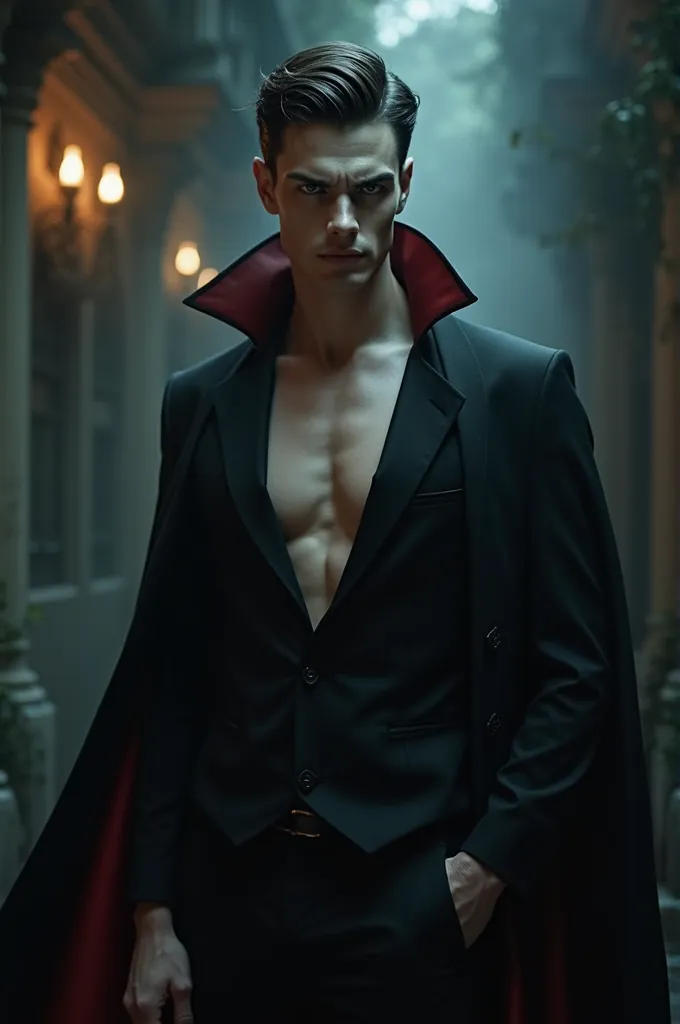
//> input picture img2.bmp, 680 x 1024 px
$ ./binarization   (built with g++ and OpenCV 4)
//> lines starting //> are read from the running program, lines starting //| are printed output that depends on the picture; after the words box and inside, x2 and y2 are one past the last pixel; in counts of white or black regions, pixels touching at a corner belong together
#include "opencv2/opencv.hpp"
#include <iostream>

using namespace cv;
using namespace std;

String folder = "/home/test/Desktop/opencv/opencv/cppOpen/build/data/";

int main()
{
    // 첫 번째 이미지 읽기 (그레이스케일로)
    Mat src = imread(folder + "img2.bmp", IMREAD_GRAYSCALE);
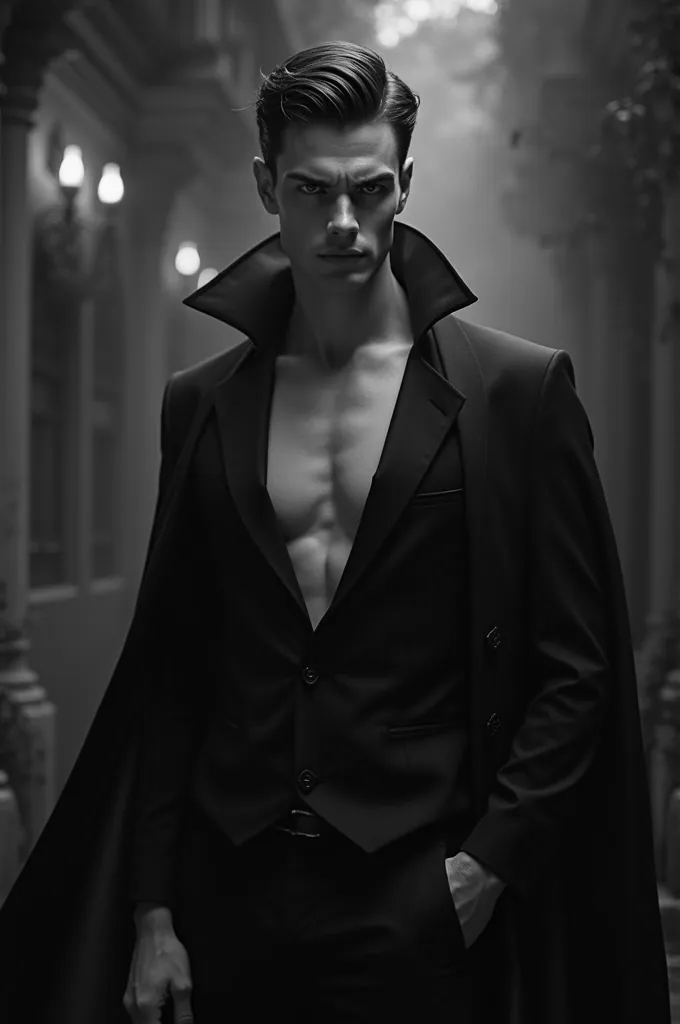
//> src: 1024 rows x 680 cols, CV_8UC1; min 0, max 252, mean 42.3
    Mat dst, dst2, morphClose, morphOpen;

    if (src.empty()) {
        cout << "이미지를 열 수 없거나 찾을 수 없습니다!" << endl;
        return -1;
    }

    // Otsu의 이진화 적용
    threshold(src, dst, 0, 255, THRESH_BINARY | THRESH_OTSU);
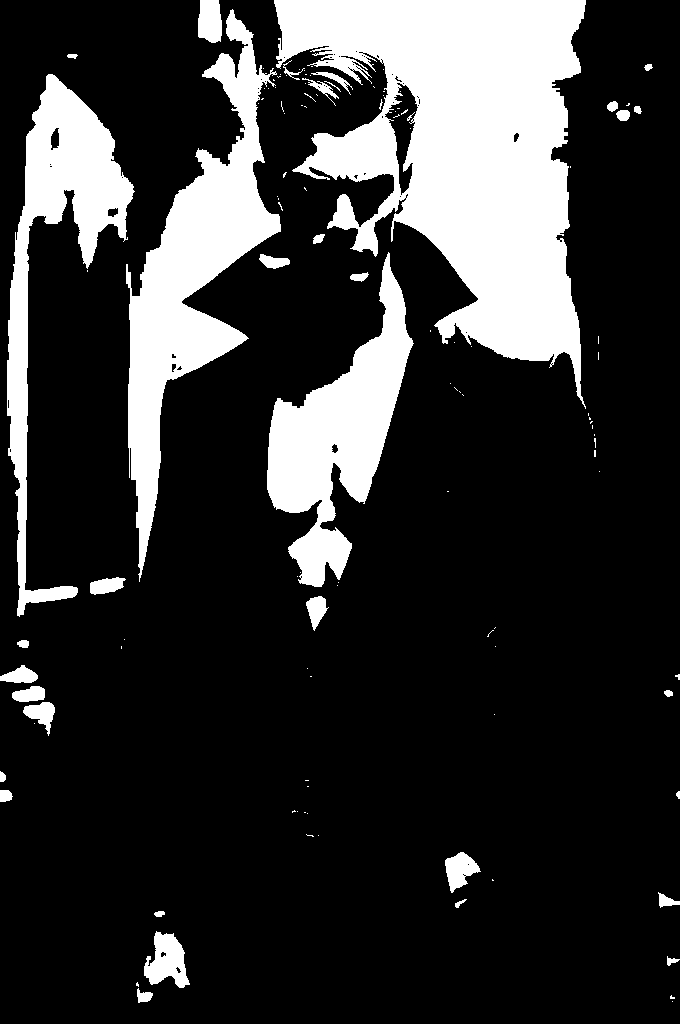
//> dst: 1024 rows x 680 cols, CV_8UC1; 20% white; 120 white regions (86 under 20 px), largest, box (x1, y1, x2, y2) and area: (274, 0, 586, 409) 67065, (126, 9, 281, 582) 26962, (267, 252, 414, 587) 19440

    // 적응형 이진화 적용
    adaptiveThreshold(src, dst2, 255, ADAPTIVE_THRESH_GAUSSIAN_C, THRESH_BINARY, 11, 2);
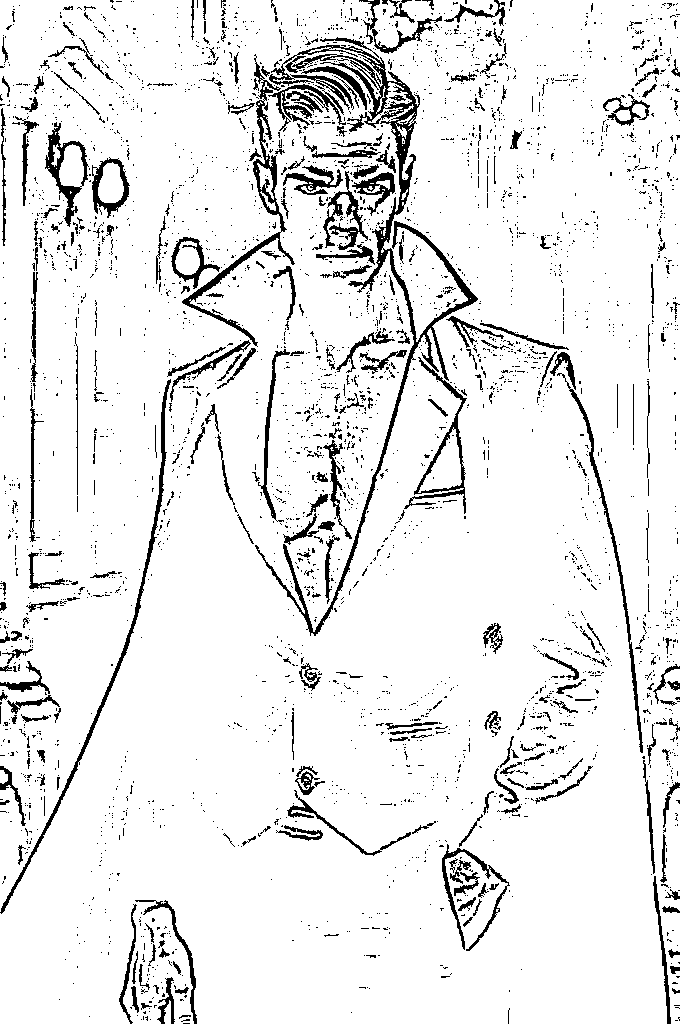
//> dst2: 1024 rows x 680 cols, CV_8UC1; 91.6% white; 3478 black regions (3190 under 20 px), largest, box (x1, y1, x2, y2) and area: (255, 45, 478, 636) 8049, (182, 54, 295, 347) 2378, (0, 379, 171, 914) 2093

    // 형태학적 변환을 위한 커널 생성
    Mat kernel = getStructuringElement(MORPH_RECT, Size(5, 5));

    // Morphological Open 및 Close
    morphologyEx(dst, morphOpen, MORPH_OPEN, kernel);
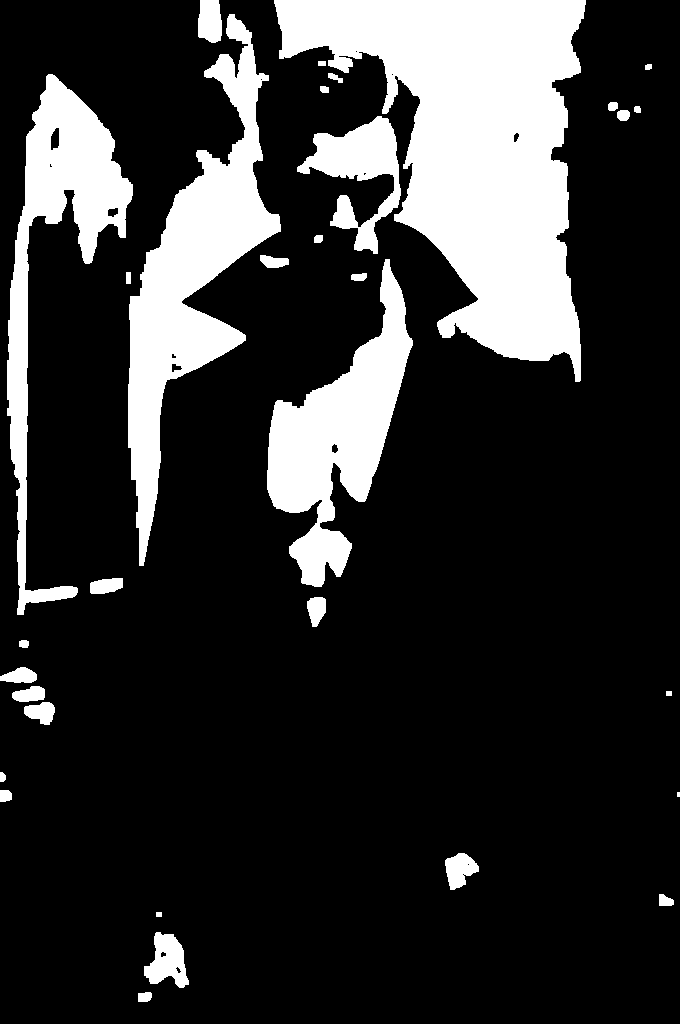
//> morphOpen: 1024 rows x 680 cols, CV_8UC1; 19.6% white; 32 white regions (1 under 20 px), largest, box (x1, y1, x2, y2) and area: (274, 0, 586, 382) 59953, (128, 14, 281, 566) 26527, (267, 259, 413, 587) 19352
    morphologyEx(dst2, morphClose, MORPH_CLOSE, kernel);
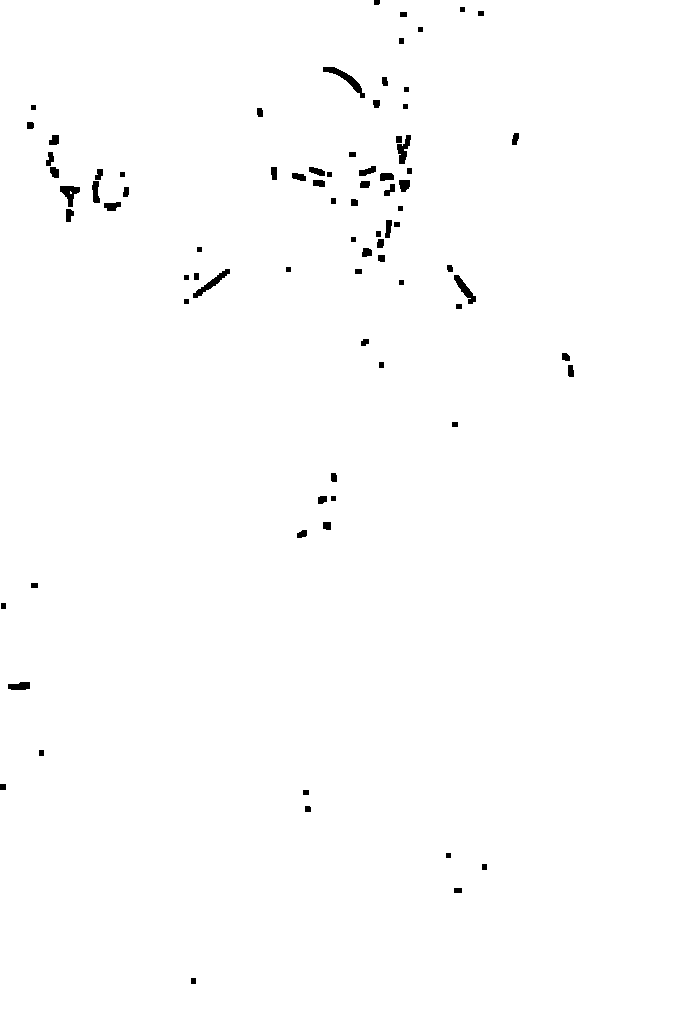
//> morphClose: 1024 rows x 680 cols, CV_8UC1; 99.3% white; 81 black regions, largest, box (x1, y1, x2, y2) and area: (323, 67, 365, 98) 316, (193, 269, 230, 298) 259, (454, 275, 476, 304) 228

    // 결과 이미지 표시
    imshow("Original Image", src);
    imshow("Otsu Image", dst); // "Binary" 제거
    imshow("Adaptive Image", dst2); // "Binary" 제거
    imshow("Morphological Open", morphOpen);
    imshow("Morphological Close", morphClose);

    waitKey();
    return 0;
}
